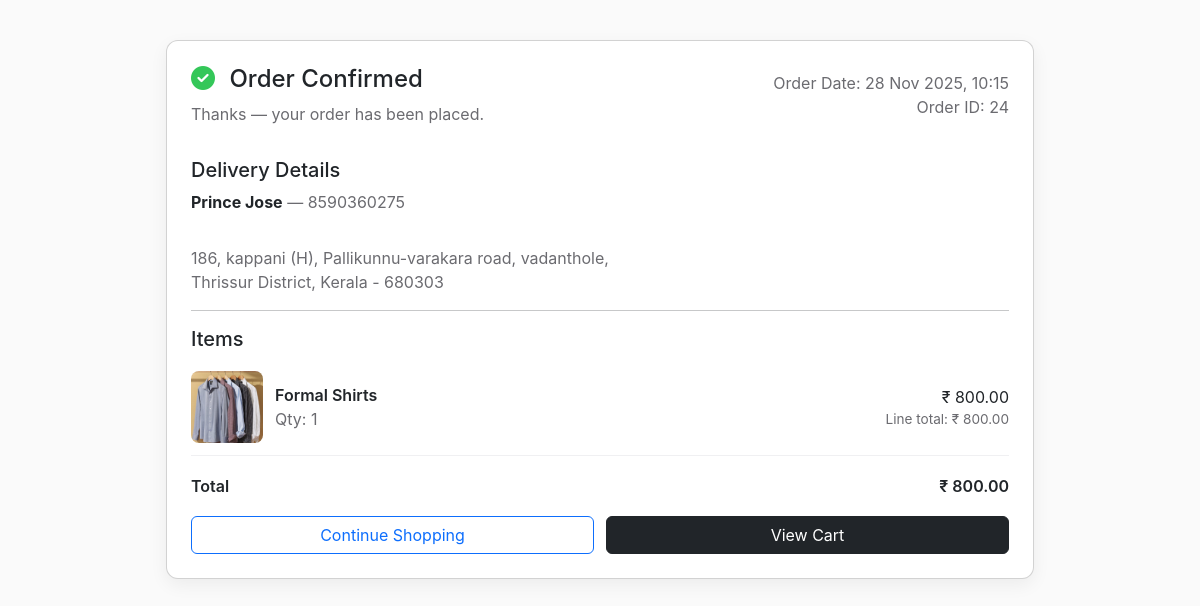
The page /order_confirmation/ on the database its author committed.
### checkapp/models.py (models this page shows, shortened)
class Order(models.Model):
    user = models.ForeignKey(User, on_delete=models.CASCADE,null=True,blank=True)
    billing_details = models.ForeignKey(
        BillingDetails,
        on_delete=models.CASCADE,
        related_name='orders'
    )
    order_date = models.DateTimeField(auto_now_add=True)
    total_price = models.DecimalField(max_digits=10, decimal_places=2)
    total_quantity = models.PositiveIntegerField()
    status = models.CharField(max_length=50, default="Pending")

class BillingDetails(models.Model):
    user = models.ForeignKey(User, on_delete=models.CASCADE,null=True,blank=True)
    phone_number = models.CharField(max_length=15)
    Full_name = models.CharField(max_length=100)
    Address = models.TextField()

class OrderItem(models.Model):
    order = models.ForeignKey(
        Order,
        on_delete=models.CASCADE,
        related_name='items'
    )
    product = models.ForeignKey(Product, on_delete=models.CASCADE)
    quantity = models.PositiveIntegerField()
    price = models.DecimalField(max_digits=10, decimal_places=2)
    @property
    def total_cost(self):
        return self.quantity * self.price

class Product(models.Model):
    name = models.CharField(max_length=100)
    price = models.DecimalField(max_digits=10, decimal_places=2)
    description = models.TextField()
    image = models.ImageField(upload_to='products/')

### checkapp/views.py (the view)
# urls.py: path('order_confirmation/', views.order_confirmation, name='order_confirmation'),
def order_confirmation(request):
    order = Order.objects.last()
    if not order:
        return redirect('cart_view')
    order_items = order.items.all()  # from related_name='items' in OrderItem
    client = razorpay.Client(auth=(settings.RAZORPAY_KEY_ID, settings.RAZORPAY_KEY_SECRET))
    amount_paise = int(order.total_price * 100)
    razorpay_order = client.order.create({
        "amount": amount_paise,
        "currency": "INR",
        "payment_capture": 1,  # Auto capture
    })
    callback_url = request.build_absolute_uri(
        reverse('payment_success') + f'?order_id={order.id}'
    )
    context = {
        'order': order,
        'order_items': order_items,
        'delivery': order.billing_details,
        'total_price': order.total_price,
        'razorpay_key_id': settings.RAZORPAY_KEY_ID,
        'razorpay_order_id': razorpay_order['id'],
        'razorpay_amount': amount_paise,
        'callback_url': callback_url,  # ✅ send to template
    }
    return render(request, 'order_confirmation.html', context)

### checkapp/templates/order_confirmation.html (shortened to what this page needs)
<!DOCTYPE html>
<html lang="en">
<head>
  <link href="https://cdn.jsdelivr.net/npm/bootstrap@5.3.0/dist/css/bootstrap.min.css" rel="stylesheet">
  <link rel="stylesheet" href="https://cdnjs.cloudflare.com/ajax/libs/font-awesome/6.4.0/css/all.min.css">
</head>
<body>
  <div class="container">
    <div class="card">
      <div class="d-flex align-items-center justify-content-between mb-3">
        <div>
          <h1>
            <i class="fas fa-check-circle" style="color:#34c759;margin-right:8px"></i>
            Order Confirmed
          </h1>
          <div class="muted">Thanks — your order has been placed.</div>
        </div>
        <div class="text-end muted">
          {% if order %}
            <div>Order Date: {{ order.order_date|date:"d M Y, H:i" }}</div>
            <div>Order ID: {{ order.id }}</div>
          {% else %}
            <div>Order Date: -</div>
            <div>Order ID: -</div>
          {% endif %}
        </div>
      </div>
      <h5 class="mt-3">Delivery Details</h5>
      {% if delivery %}
        <div class="mb-2">
          <strong>{{ delivery.Full_name }}</strong>
          <span class="muted"> — {{ delivery.phone_number }}</span>
        </div>
        <div class="muted" style="white-space:pre-line;">
          {{ delivery.Address }}
        </div>
      {% else %}
        <div class="muted">No delivery details found.</div>
      {% endif %}
      <hr>
      <h5>Items</h5>
      {% if order_items %}
        {% for item in order_items %}
          <div class="product-row">
            {% if item.product.image %}
              <img src="{{ item.product.image.url }}" class="product-image">
            {% else %}
              <div class="product-image d-flex align-items-center justify-content-center muted">
                <i class="fas fa-box-open"></i>
              </div>
            {% endif %}
            <div style="flex:1;">
              <div style="font-weight:600">{{ item.product.name }}</div>
              <div class="muted">Qty: {{ item.quantity }}</div>
            </div>
            <div style="min-width:140px; text-align:right;">
              <div>₹ {{ item.price|floatformat:2 }}</div>
              <div class="muted" style="font-size:0.85rem;">
                Line total: ₹ {{ item.total_cost|floatformat:2 }}
              </div>
            </div>
          </div>
        {% endfor %}
        <div class="summary">
          <span>Total</span>
          <span>₹ {{ total_price|floatformat:2 }}</span>
        </div>
      {% else %}
        <p class="muted">No items found for this order.</p>
      {% endif %}
      <div class="btns">
        <a href="{% url 'product_list' %}" class="btn btn-outline-primary">Continue Shopping</a>
        <a href="{% url 'cart_view' %}" class="btn btn-dark">View Cart</a>
      </div>
    </div>
  </div>
</body>
</html>

### checkapp/templates/order_confirmation.html (style rules this page uses)
body { font-family: -apple-system, BlinkMacSystemFont, 'Segoe UI', Roboto, sans-serif; background:#fafafa; color:#111; }
.container { max-width: 900px; margin: 40px auto; padding: 0 16px; }
.card { border-radius: 12px; padding: 24px; background: #fff; box-shadow: 0 6px 18px rgba(0,0,0,0.06); }
h1 { font-size: 1.5rem; margin-bottom: 0.5rem; }
.muted { color:#6b6b70; }
.product-row { display:flex; gap:12px; align-items:center; padding:12px 0; border-bottom:1px solid #f0f0f2; }
.product-image { width:72px; height:72px; object-fit:cover; border-radius:8px; background:#f5f5f7; }
.summary { margin-top:18px; font-weight:600; display:flex; justify-content:space-between; }
.btns { display:flex; flex-wrap: wrap; gap:12px; margin-top:18px; }
.btns a, .btns button { flex:1 1 0; }

### rows shown on the page
Order: order_date "28 Nov 2025, 10:15", id "24", total_price "800.00"
BillingDetails: Full_name "Prince Jose", phone_number "8590360275", Address "186, kappani (H), Pallikunnu-varakara road, vadanthole, Thrissur District, Kerala - 680303"
OrderItem: product.image (picture), product.name "Formal Shirts", quantity "1", price "800.00", total_cost "800.00"
